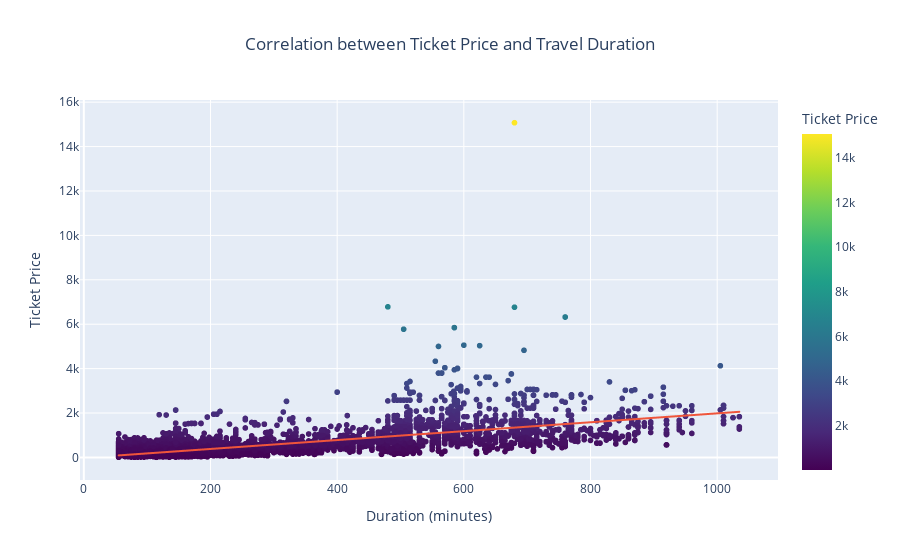

Here is the notebook cell this chart was saved with:
### Code cell
# Create a scatter plot using Plotly
fig = px.scatter(df, x='duration_minutes', y='price', 
                 title='Correlation between Ticket Price and Travel Duration',
                 labels={'duration_minutes': 'Duration (minutes)', 'price': 'Ticket Price'},
                 trendline='ols',  # Add OLS regression trendline
                 color='price',  # Color points by 'price'
                 color_continuous_scale='Viridis')  # Set color scale

# Customize the layout
fig.update_layout(
    xaxis_title='Duration (minutes)',
    yaxis_title='Ticket Price',
    title_x=0.5  # Center the title
)

# Show the plot
fig.show()

### Figure 1 — Plotly figure (JSON) as saved in the notebook; plotly's stock layout.template omitted (floating-point values rounded to 4 significant figures; data arrays with more than 128 entries replaced by an {"elided": "..."} marker saying what was removed)
{"data": [{"hovertemplate": "Duration (minutes)=%{x}<br>Ticket Price=%{marker.color}<extra></extra>", "legendgroup": "", "marker": {"color": {"elided": "16233 int values"}, "coloraxis": "coloraxis", "symbol": "circle"}, "mode": "markers", "name": "", "showlegend": false, "type": "scattergl", "x": {"elided": "16233 int values"}, "xaxis": "x", "y": {"elided": "16233 int values"}, "yaxis": "y"}, {"hovertemplate": "<b>OLS trendline</b><br>price = 2.00356 * duration_minutes + -18.1914<br>R<sup>2</sup>=0.505785<br><br>Duration (minutes)=%{x}<br>Ticket Price=%{y} <b>(trend)</b><extra></extra>", "legendgroup": "", "marker": {"symbol": "circle"}, "mode": "lines", "name": "", "showlegend": false, "type": "scattergl", "x": {"elided": "15386 int values"}, "xaxis": "x", "y": {"elided": "15386 float values"}, "yaxis": "y"}], "layout": {"coloraxis": {"colorbar": {"title": {"text": "Ticket Price"}}, "colorscale": [[0, "#440154"], [0.1111, "#482878"], [0.2222, "#3e4989"], [0.3333, "#31688e"], [0.4444, "#26828e"], [0.5556, "#1f9e89"], [0.6667, "#35b779"], [0.7778, "#6ece58"], [0.8889, "#b5de2b"], [1, "#fde725"]]}, "legend": {"tracegroupgap": 0}, "title": {"text": "Correlation between Ticket Price and Travel Duration", "x": 0.5}, "xaxis": {"anchor": "y", "domain": [0, 1], "title": {"text": "Duration (minutes)"}}, "yaxis": {"anchor": "x", "domain": [0, 1], "title": {"text": "Ticket Price"}}}}
